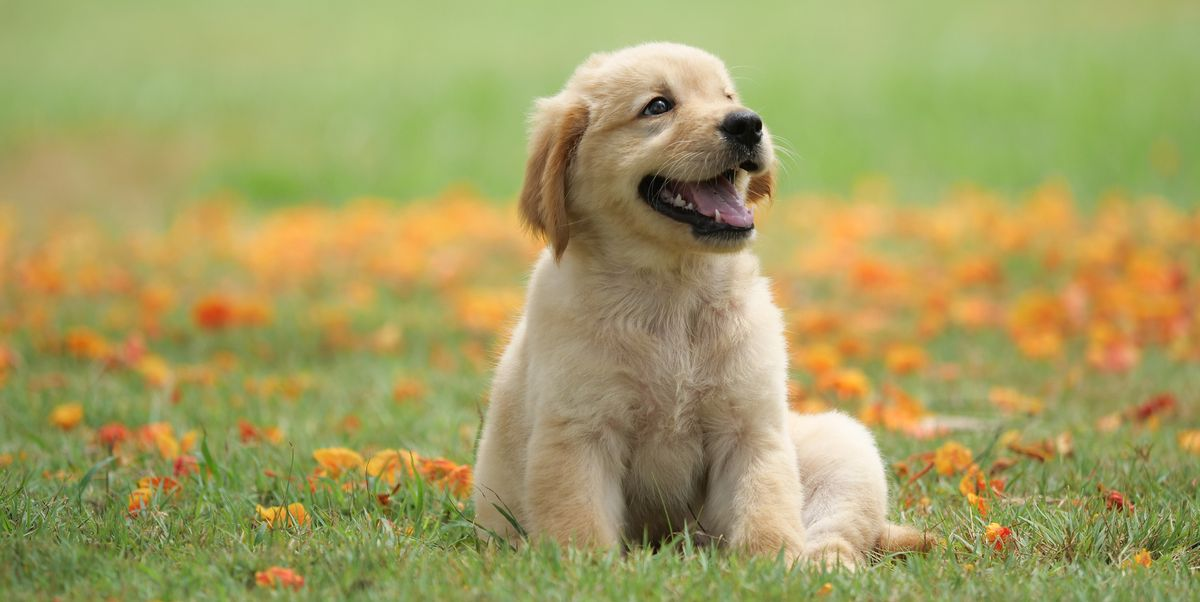
#> input picture Photos/dog2.jpg, 1200 x 602 px
$ python transformation.py
#> lines starting #> are read from the running program, lines starting #| are printed output that depends on the picture
import cv2 as cv
import numpy as np

image = cv.imread('./Photos/dog2.jpg')
#> image is the input picture: shape (602, 1200, 3); mean B, G, R 97.6, 158.6, 163.9
cv.imshow('dog', image)


# Translate image
def translate(image, x, y):
    transMat = np.float32([[1, 0, x], [0, 1, y]])
    return cv.warpAffine(image, transMat, (image.shape[1], image.shape[0]))
#cv.imshow('translated', translate(image, 10, 10))


# Rotate image
def rotate(image, angle, rotPoint=None):
    (h, w) = image.shape[:2]
    if rotPoint is None:
        rotPoint = (w / 2, h / 2)
    rotMat = cv.getRotationMatrix2D(rotPoint, angle, 1.0)
    return cv.warpAffine(image, rotMat, (w, h))
#cv.imshow('rotated', rotate(image, 45))


# Resizing image
#cv.imshow('resized', cv.resize(image, (400, 200), interpolation=cv.INTER_AREA))


# Flipping image
#cv.imshow('flipped', cv.flip(image, 1))


# Cropping image
cv.imshow('cropped', image[30:280, 500:800])
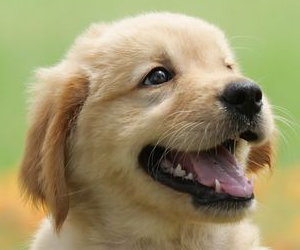
#> window 'cropped': shape (250, 300, 3); mean B, G, R 105.3, 147.1, 156.4

cv.waitKey(0)

$ run again, with Photos/dog1.jpg copied over Photos/dog2.jpg
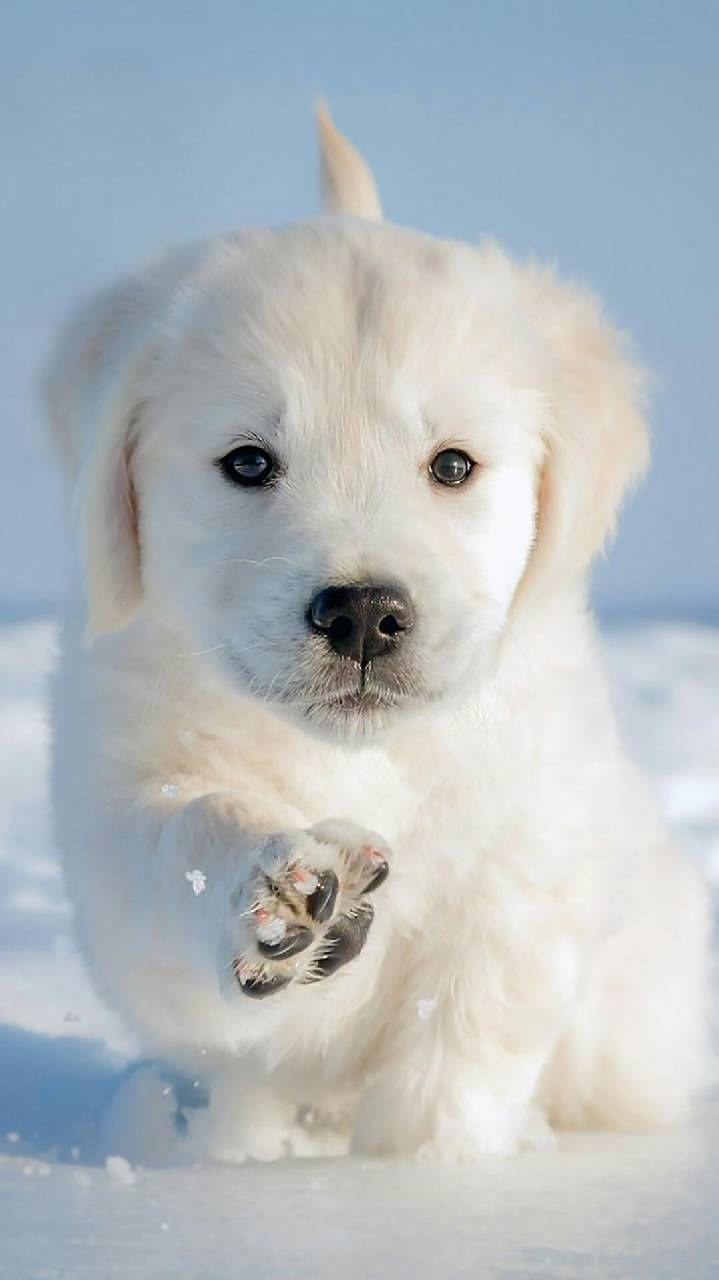
#> input picture Photos/dog1.jpg, 719 x 1280 px
#> image is the input picture: shape (1280, 719, 3); mean B, G, R 191.1, 186.5, 178.7
#> `cv.imshow('cropped', image[30:280, 500:800])`:
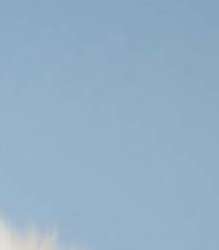
#> window 'cropped': shape (250, 219, 3); mean B, G, R 198, 175.8, 148.3
